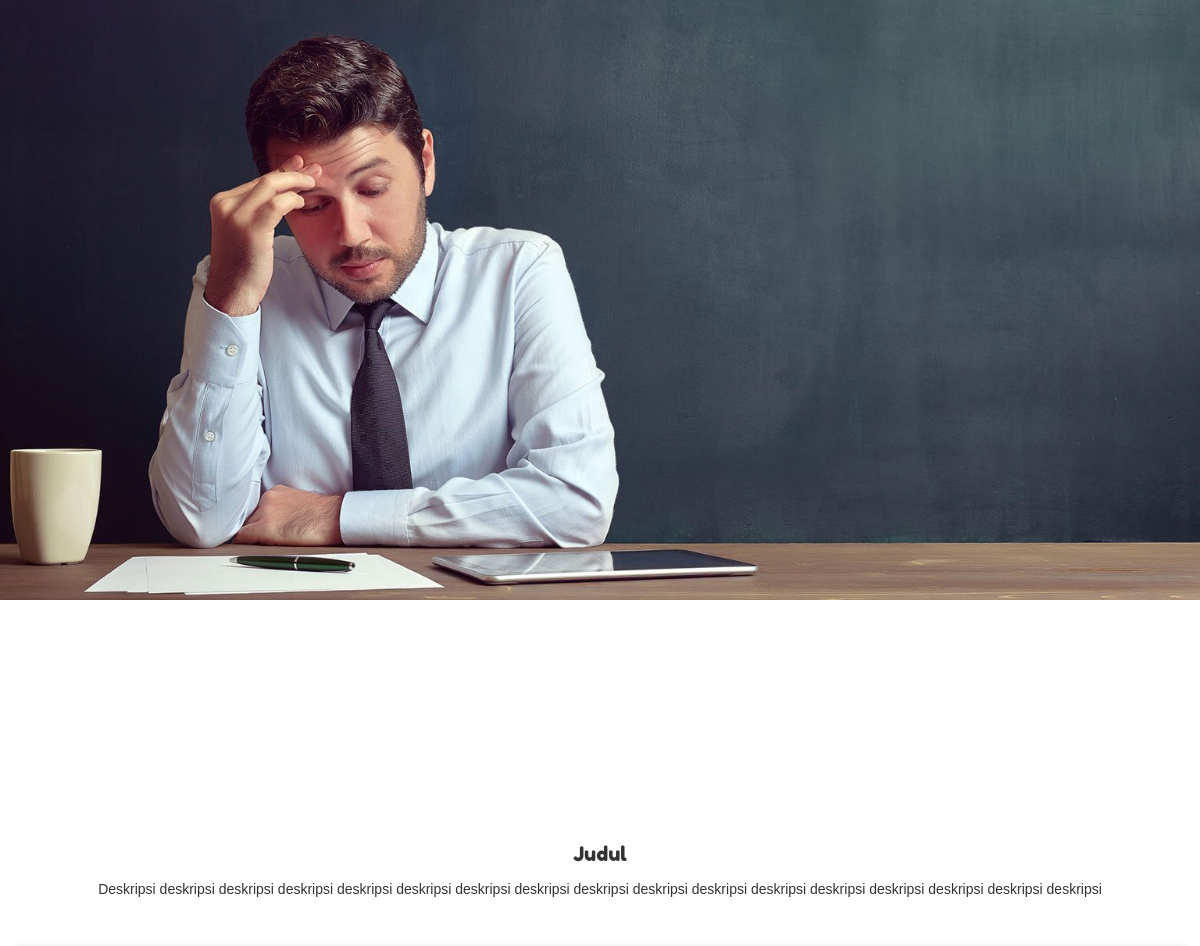
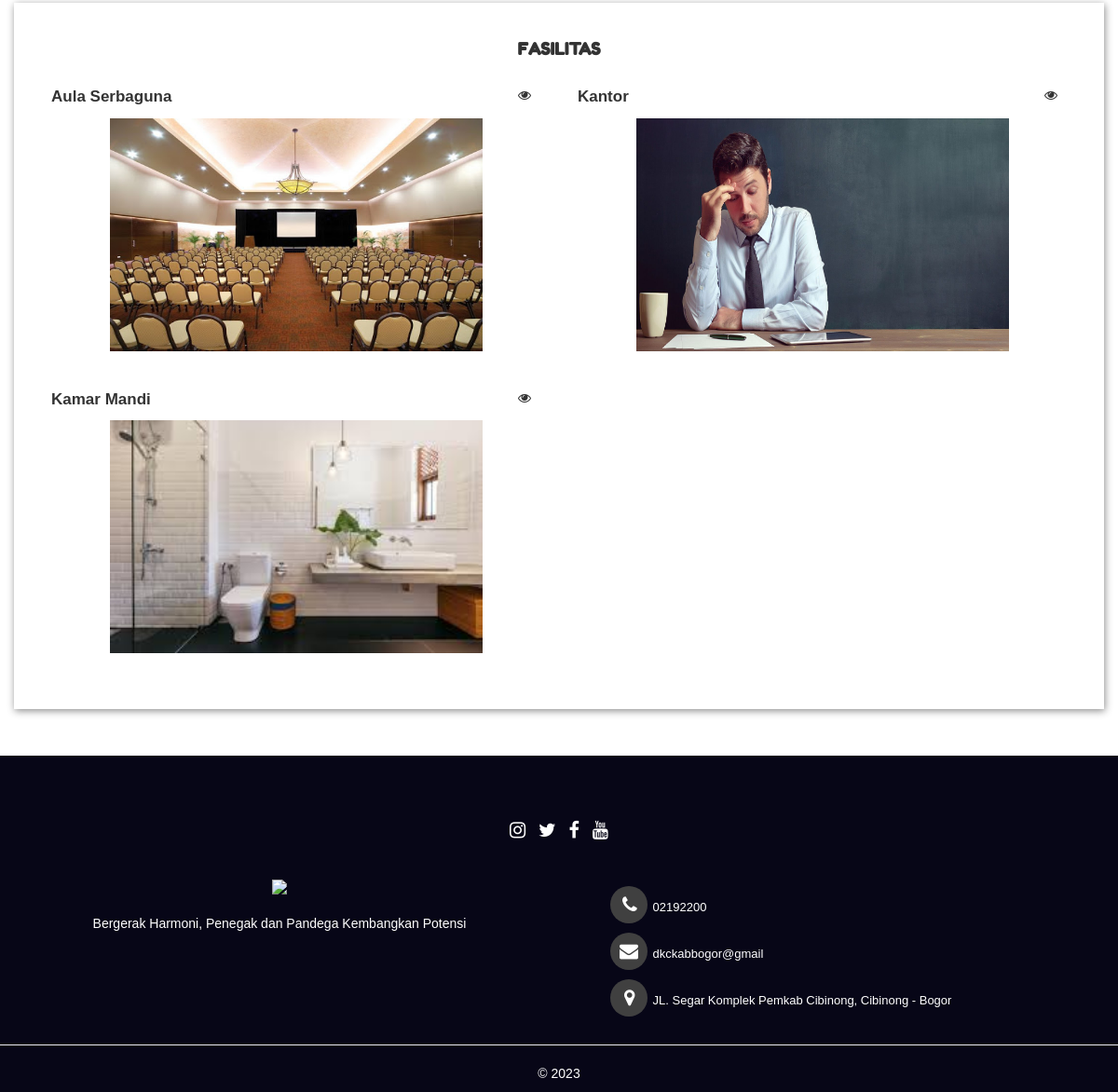
/fasilitas/index.php, run on the app's committed database (2 pictures, top to bottom).
### tables this page shows
CREATE TABLE `menu` (
  `id` int(11) NOT NULL,
  `menu` varchar(200) NOT NULL,
  `gambar` varchar(200) NOT NULL,
  `judul` varchar(50) NOT NULL,
  `deskripsi` varchar(1000) NOT NULL,
  `tstamp` varchar(200) NOT NULL
);

CREATE TABLE `fasilitas` (
  `id` int(11) NOT NULL,
  `gambar` varchar(200) NOT NULL,
  `nama` varchar(300) NOT NULL,
  `tstamp` varchar(30) NOT NULL
);

### adm/dkc/adm/f/fungsi/fungsi.php (called while the page is built, shortened)
<?php
$conn = mysqli_connect('localhost', 'root', '', 'dkc');
function fasilitas__menu() {
  global $conn;
  return mysqli_query($conn, "SELECT * FROM menu WHERE menu = 'fasilitas'");
}
function select__fasilitas() {
  global $conn;
  return mysqli_query($conn, "SELECT * FROM fasilitas ORDER BY id DESC");
}
function url(){
  return $url = 'http://localhost/dkkk/';
}
?>

### fasilitas/index.php (the view, shortened to what this page needs)
<?php
require '../adm/dkc/adm/f/fungsi/fungsi.php';
?>
<!DOCTYPE html>
<html lang="en" style="overflow-x: hidden">
<head>
  <link rel='stylesheet' href='<?= url(); ?>assets/css/bootstrap.min.css'>
  <link rel="stylesheet" type="text/css" href="<?= url(); ?>assets/css/style.css">
  <link rel="stylesheet" href="https://cdnjs.cloudflare.com/ajax/libs/font-awesome/4.7.0/css/font-awesome.min.css">
</head>
<body>
  <div class="swiper-container">
    <div class="swiper-wrapper">
      <?php foreach (fasilitas__menu() as $key): ?>
        <div class="swiper-slide"> <img src="<?= url() ?>adm/dkc/adm/assets/file/menu/<?= $key['gambar'] ?>"> </div>
      <?php endforeach ?>
    </div>
  </div>
<br>
<br>
<div class="container">
  <center>
    <p style="font-family: 'Fredoka One'; font-size: 20px;"><?= $key['judul'] ?></p>
    <p>
      <?= $key['deskripsi'] ?>
    </p>
  </center>
</div>
<br>
<div style="margin-top: 20px;">
  <div class="row">
    <div class="col-md-12 col-xs-12 col-sm-12">
      <div class="card" style="padding: 20px; box-shadow: 1px 2px 8px rgba(0, 0, 0, 0.45);">
        <div class="row">
          <div class="card-body">
            <h1><b><p class="card-title" style="font-size: 18px; text-align: center; font-family: 'Fredoka One';">FASILITAS</p></b></h1>
            <br>
          </div>
<?php foreach (select__fasilitas() as $key): ?>
          <div class="col-md-6 col-xs-12 col-sm-12">
            <div class="card mb-3">
              <center>
                <div class="row">
                  <div class="col-md-6 col-sm-6 col-xs-6">
                    <b>
                      <p class="card-text" style="text-align: left; font-size: 17px; margin-left: -10px;"><?= $key['nama'] ?></p>
                    </b>
                  </div>
                  <div class="col-md-6 col-sm-6 col-xs-6">
                    <p style="text-align: right;" data-toggle="modal" data-target="#fasilitas<?= $key['id'] ?>"><i class="fa fa-eye"></i></p>
                  </div>
                </div>
                <a href="<?= url(); ?>adm/dkc/adm/assets/file/fasilitas/<?= $key['gambar'] ?>">
                  <img src="<?= url(); ?>adm/dkc/adm/assets/file/fasilitas/<?= $key['gambar'] ?>" class="img-responsive" style="width: 400px; height: 250px;">
                </a>
                <br>
              </center>
              <div class="card-body"><br>
              </div>
            </div>
          </div>
<?php endforeach; ?>
        </div>
      </div>
    </div>
  </div>
</div>
<center id="footer">
</center>
</body>
</html>

### assets/css/style.css (style rules this page uses)
html { height: 100%; max-width: 100%; overflow-x: hidden; }
body { font-family: Arial, Helvetica, sans-serif; }
* { box-sizing: border-box; }
.container { position: relative; margin: 0 auto; width: 100%; max-width: 1194px; }
.row { padding-left: 15px; padding-right: 15px; }
*, *:before, *:after { box-sizing: border-box; }

### fasilitas/index.php (style rules this page uses)
.swiper-container { width:100%; overflow:hidden; height:100vh; }
.swiper-slide { overflow:hidden; width:100%; }
img { width:100%; }

### data on the page
menu: gambar (picture), judul "Judul", deskripsi "Deskripsi deskripsi deskripsi deskripsi deskripsi deskripsi deskripsi deskripsi deskripsi deskripsi deskripsi deskripsi deskripsi deskripsi deskripsi deskripsi deskripsi"
fasilitas: nama "Aula Serbaguna", gambar (picture)
fasilitas: nama "Kantor", gambar (picture)
fasilitas: nama "Kamar Mandi", gambar (picture)
